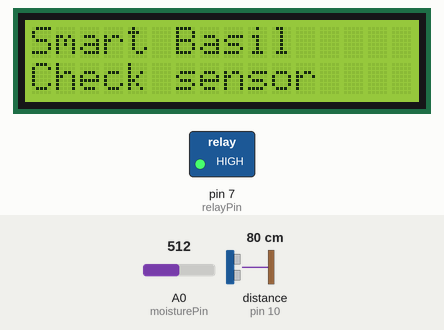
The sketch below on a simulated Arduino Uno, built with avr-gcc and run on an emulated ATmega328P. On the bench: 16×2 character LCD, switched loads named in the sketch (green lamp = pin HIGH). Wiring (inferred from the names in the program): ultrasonic range finder: trigger pin 9; echo pin 10. The inputs (shaded band) are chosen by the test bench; at power-on: A0 (moisturePin) = 512, distance to the obstacle (sensor on pin 10) 80 cm. The echo pulse lasts 58.3 µs per cm; pins used as bus, display or sensor lines are not drawn.

Above: at 1.2 s.
1.3 s: A0 (moisturePin) set to 489
At 8.5 s:
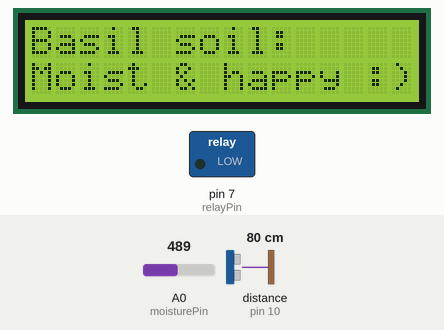
11.7 s: distance to the obstacle (sensor on pin 10) set to 9 cm
At 16.7 s:
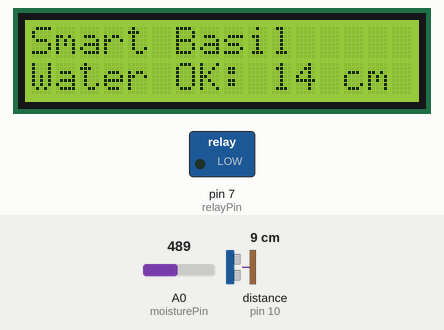
22.6 s: A0 (moisturePin) set to 510
At 28.7 s:
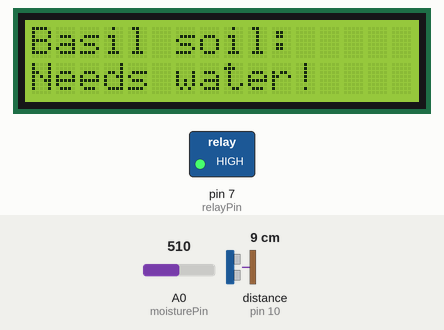
33.5 s: distance to the obstacle (sensor on pin 10) set to 18 cm
At 36.8 s:
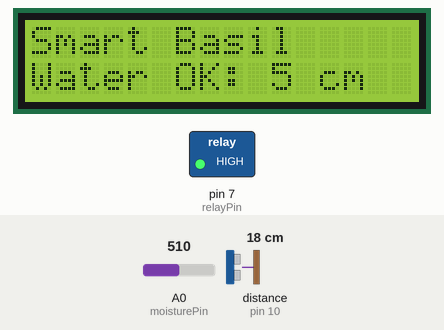
39.5 s: distance to the obstacle (sensor on pin 10) set to 2 cm
At 41.3 s:
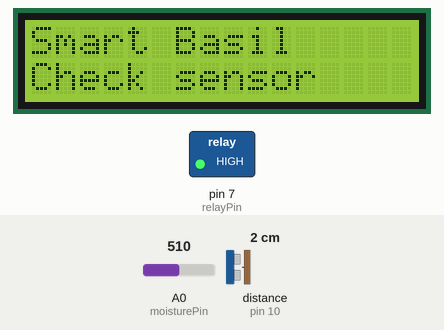
49.1 s: A0 (moisturePin) set to 490
At 51.6 s:
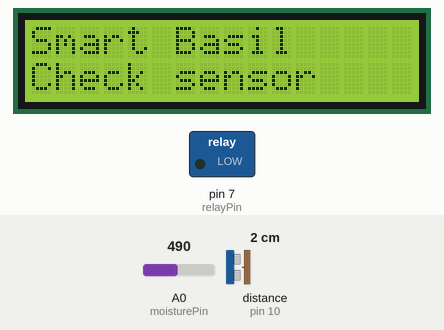
Timing chart, 0 to 53.1 s (numbered marks = the images above; inputs shaded):
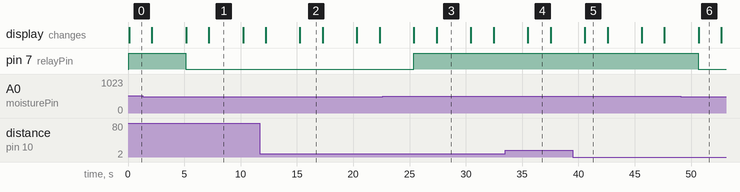

The sketch:

Watering_Pot.ino
```cpp
#include <LiquidCrystal_I2C.h>

// Pins
const int moisturePin = A0;       // Moisture sensor pin
const int relayPin = 7;           // Pin to control the relay
const int trigPin = 9;            // Ultrasonic sensor trig pin
const int echoPin = 10;           // Ultrasonic sensor echo pin

// Setup LCD
LiquidCrystal_I2C lcd(0x27, 16, 2);

// Moisture thresholds
const int dryThreshold = 500;       // Moisture threshold

// Water level thresholds (in cm)
const int lowWaterThreshold = 5;    // Low water level threshold (in cm)
const int maxWaterHeight = 14;      // Max water height in the tank (in cm)
const int maxDistance = 22;         // Distance from the sensor to the bottom of the tank (in cm)

// Plant name
String plantName = "Basil";

void setup() {
  pinMode(moisturePin, INPUT);
  pinMode(relayPin, OUTPUT);
  pinMode(trigPin, OUTPUT);
  pinMode(echoPin, INPUT);

  digitalWrite(relayPin, LOW);
  lcd.init();
  lcd.backlight();
}

void loop() {
  // Read soil moisture level
  int moistureValue = analogRead(moisturePin);
  bool isDry = moistureValue > dryThreshold;

  // Measure water level using ultrasonic sensor
  long duration;
  digitalWrite(trigPin, LOW);
  delayMicroseconds(2);
  digitalWrite(trigPin, HIGH);
  delayMicroseconds(10);
  digitalWrite(trigPin, LOW);
  duration = pulseIn(echoPin, HIGH);

  // Convert duration to water level distance in cm
  int distanceCm = duration * 0.034 / 2;
  int waterLevelCm = maxDistance - distanceCm;  // Calculate the actual water level

  // Control pump based on moisture sensor
  if (isDry) {
    digitalWrite(relayPin, HIGH);  // Turn ON pump
  } else {
    digitalWrite(relayPin, LOW);   // Turn OFF pump
  }

  // Display on LCD
  lcd.clear();
  lcd.setCursor(0, 0);
  lcd.print("Smart " + plantName);

  // Display water level
  lcd.setCursor(0, 1);
  if (waterLevelCm >= 0 && waterLevelCm <= maxWaterHeight) {
    if (waterLevelCm < lowWaterThreshold) {
      lcd.print("Low Water: " + String(waterLevelCm) + " cm");
    } else {
      lcd.print("Water OK: " + String(waterLevelCm) + " cm");
    }
  } else {
    lcd.print("Check sensor");
  }

  delay(2000);  // Show water level for 2 seconds
  lcd.clear();

  // Show soil moisture status
  lcd.setCursor(0, 0);
  lcd.print(plantName + " soil:");

  lcd.setCursor(0, 1);
  if (isDry) {
    lcd.print("Needs water!");
  } else {
    lcd.print("Moist & happy :)");
  }

  delay(3000);  // Show soil moisture status for 3 seconds
}
```

Measured:
- the behaviour switches between 501 and 500 on A0 (moisturePin) (found by bisection; images 0 and 1)
- after the input at 1.3 s, pin 7 (relayPin): HIGH → LOW after 3.8 s; the display: first differs from a run without the input after 5.9 s (image 1)
- after the input at 11.7 s, the display: first differs from a run without the input after 3.6 s (image 2)
- after the input at 22.6 s, pin 7 (relayPin): LOW → HIGH after 2.8 s; the display: first differs from a run without the input after 4.8 s (image 3)
- after the input at 33.5 s, the display: changes after 2.0 s (image 4)
- after the input at 39.5 s, the display: changes after 1.1 s (image 5)
- after the input at 49.1 s, pin 7 (relayPin): HIGH → LOW after 1.5 s
